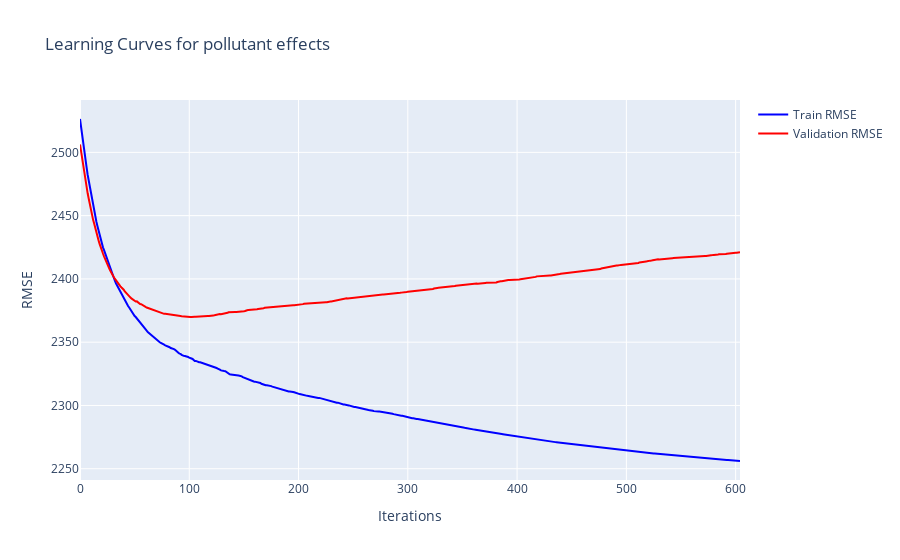

Notebook cell for this chart:
### Code cell
plot_learning_curves(model=pollutant_model, model_description="pollutant effects")

### Figure 1 — Plotly figure (JSON) as saved in the notebook; plotly's stock layout.template omitted (floating-point values rounded to 4 significant figures; data arrays with more than 128 entries replaced by an {"elided": "..."} marker saying what was removed)
{"data": [{"line": {"color": "blue"}, "mode": "lines", "name": "Train RMSE", "type": "scatter", "x": {"elided": "605 int values"}, "y": {"elided": "605 float values"}}, {"line": {"color": "red"}, "mode": "lines", "name": "Validation RMSE", "type": "scatter", "x": {"elided": "605 int values"}, "y": {"elided": "605 float values"}}], "layout": {"hovermode": "x unified", "title": {"text": "Learning Curves for pollutant effects"}, "xaxis": {"title": {"text": "Iterations"}}, "yaxis": {"title": {"text": "RMSE"}}}}
